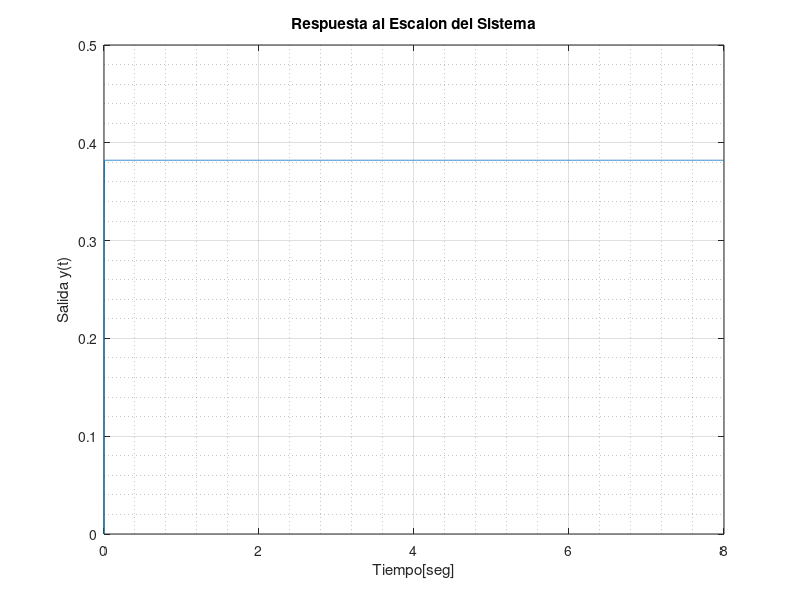

This chart was generated by the following MATLAB code:
%Unidad 2, Ejercicio 2, Sistema 2

pkg load control
clear all; clc ; close all

s=tf('s');% defino S como la variable de Laplace
%Defino Funciones de Transferencia

PI=tf([1 0.1] , [1 0] );
P=tf([12]);
G1=tf([27],[1 200]);
G2=tf([1 0] , [1 0.1]);

%Lazo interno
B0=feedback(P*G1,1); %retroalimentacion
minreal(B0)
B1=B0*PI*G2;
minreal(B1) %simplificamos
BG=feedback(B1,1);
minreal(BG)

figure;
step(BG,8); %respuesta temporal al impulso hasta t=8s
title("Respuesta al Escalon del Sistema")
grid minor; %cuadricula mas finas para mas precision
xlabel("Tiempo[seg]")
ylabel("Salida y(t)")
xlim([0, 8])
ylim([0, 0.5]) % limites de X e Y q mostrara el grafico
